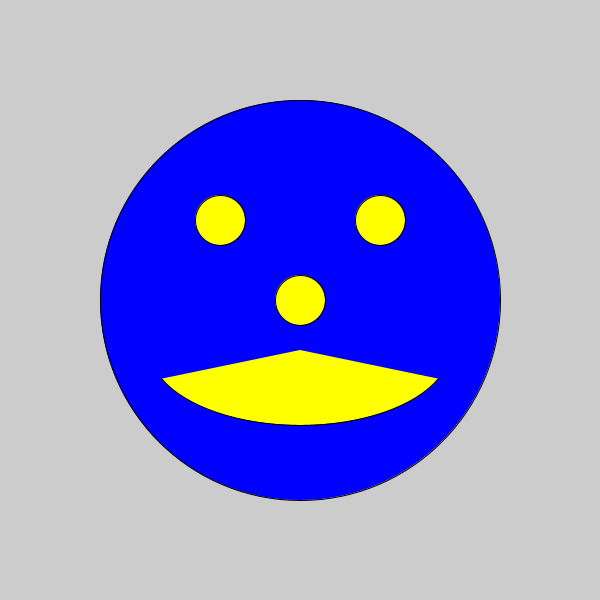
Frame 1 (no input)
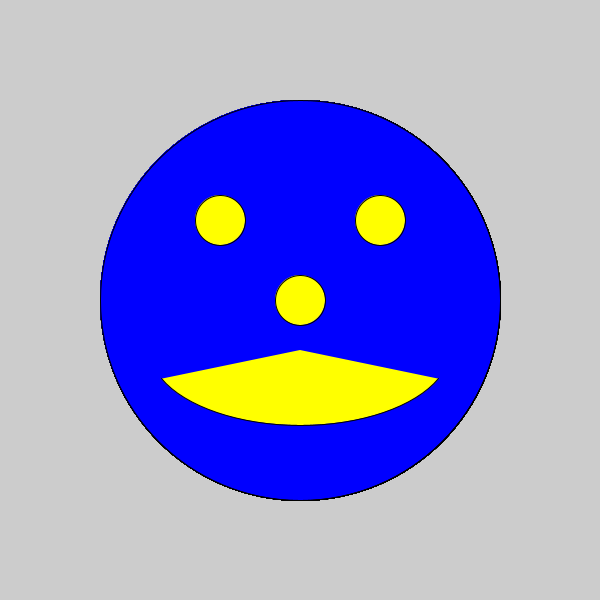
Frame 60 (the mouse pressed at the canvas centre just before this capture)
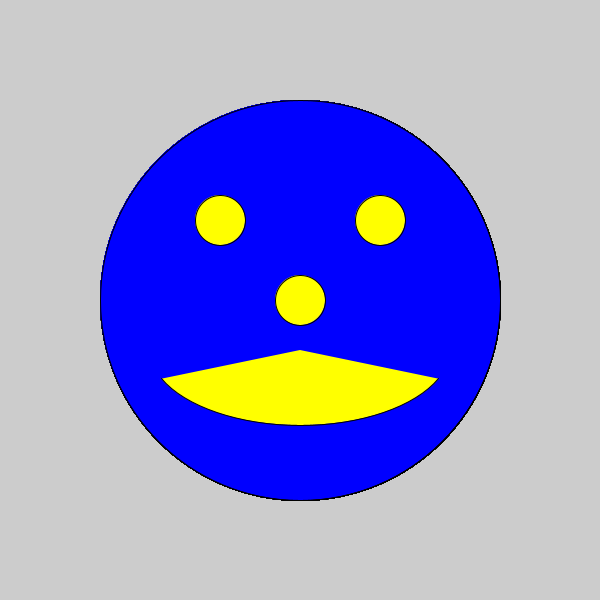
Frame 120 (the mouse held since frame 60 and released just before this capture)

The Processing sketch that drew these frames (run headless with seeded random() and noise(); from frame 60 on, the mouse is pressed at the canvas centre):

// Processing sketch: smiley
// ── smiley.pde
void setup() {
  size(600,600);
}

void draw() {
  fill(0,0,255);
  ellipse(300,300,400,400);
  fill(255,255,0);
  ellipse(220,220,50,50);
  ellipse(380,220,50,50);
  ellipse(300,300,50,50);
  arc(300,350, 300,150, PI/8, 7*PI/8);
}
